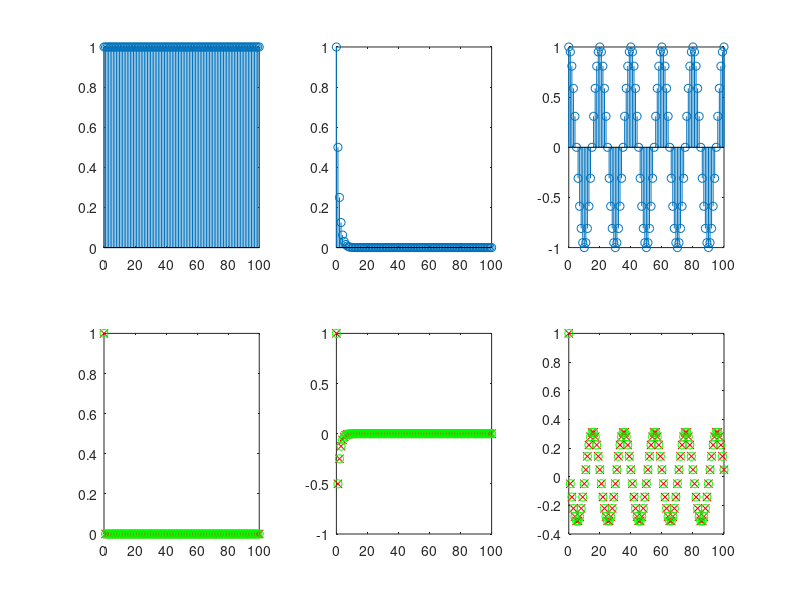

Source code (MATLAB):
% ch02/basic_problem_42.m

function basic_problem_42
  n = 0 : 100;
  h = agnosto(n == 0);

  x1 = n >= 0;
  y1a = filter(h, 1, x1);
  x2 = (1 / 2) .^ n;
  y2a = filter(h, 1, x2);
  x3 = cos(2 * pi * n / 20);
  y3a = filter(h, 1, x3);

  y1 = agnosto(x1); y2 = agnosto(x2); y3 = agnosto(x3);

  printf("MSE for y1 is %d\n", mean((y1 - y1a) .^ 2));
  printf("MSE for y2 is %d\n", mean((y2 - y2a) .^ 2));
  printf("MSE for y3 is %d\n", mean((y3 - y3a) .^ 2));

  subplot(231); stem(n, x1); subplot(234); plot(n, y1, 'xr', n, y1a, 'og');
  subplot(232); stem(n, x2); subplot(235); plot(n, y2, 'xr', n, y2a, 'og');
  subplot(233); stem(n, x3); subplot(236); plot(n, y3, 'xr', n, y3a, 'og');
endfunction

% can't find the original function agnosto,
% so let's substitute with something reasonable
function y = agnosto(x)
  y = filter([1 -2 1], [1 -1], x);
endfunction
